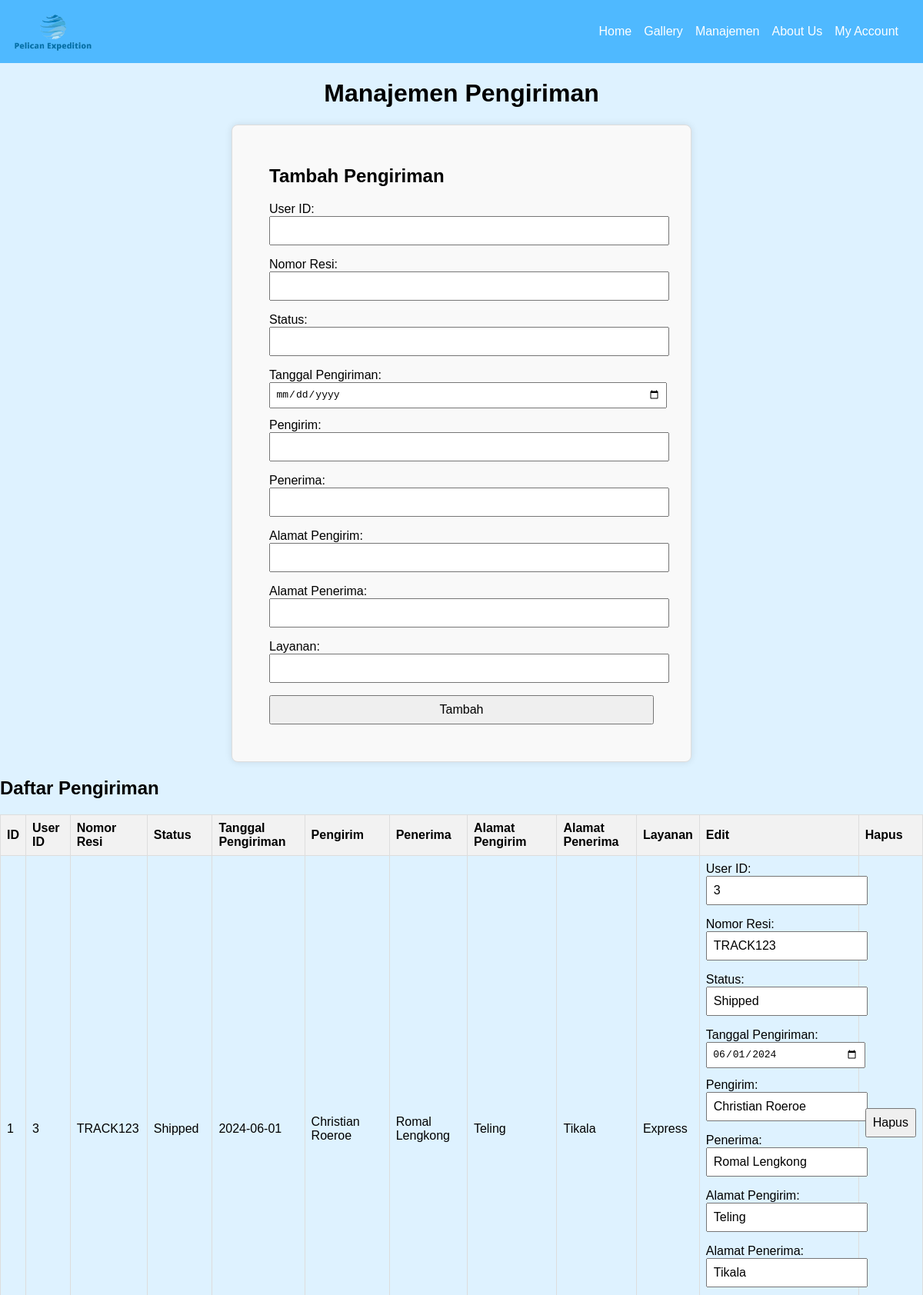
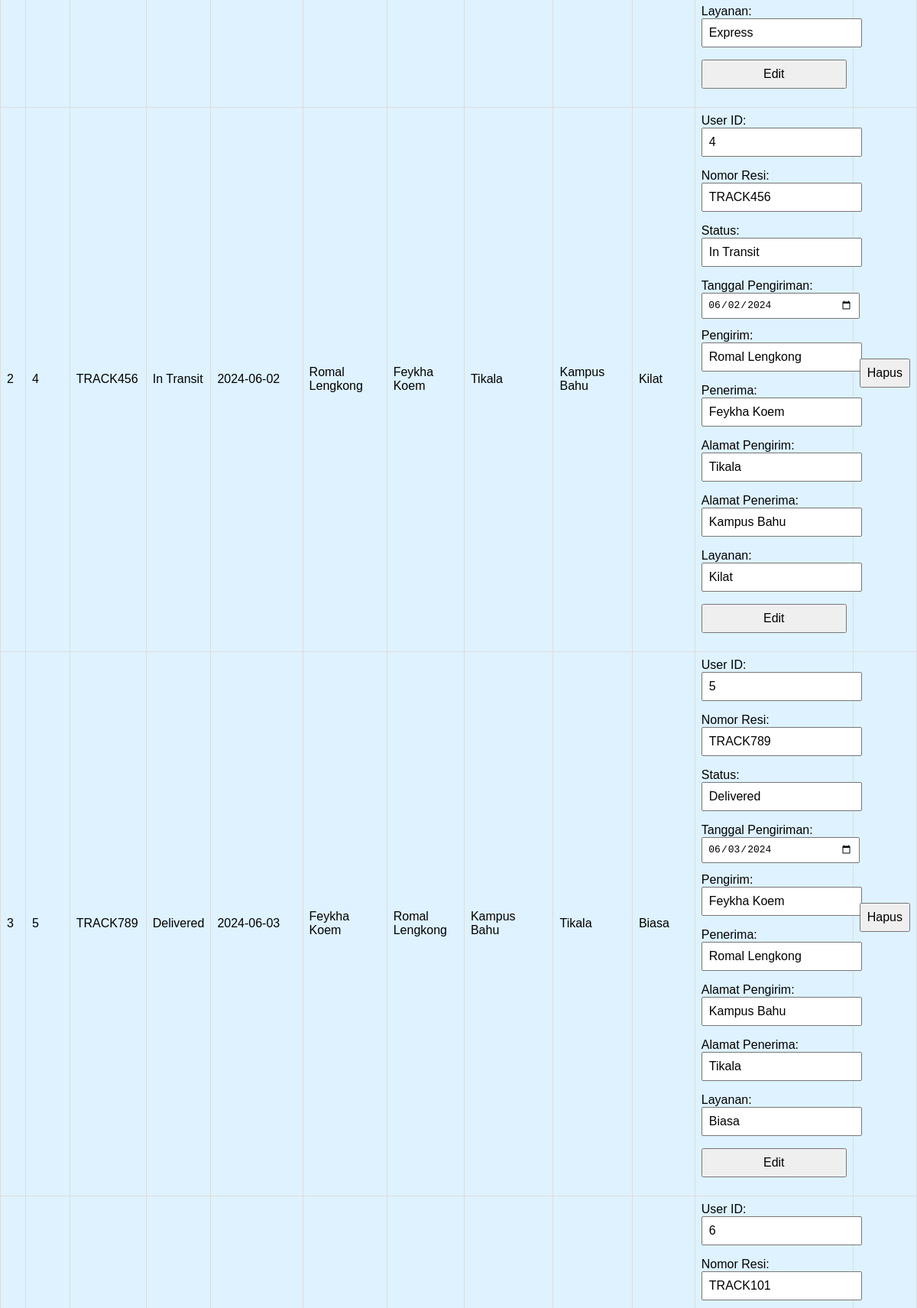
/manajemen_pengiriman.php (upper part), run on the app's committed database (2 pictures, top to bottom).
### tables this page shows
CREATE TABLE `shipments` (
  `id` int(11) NOT NULL,
  `user_id` int(11) NOT NULL,
  `tracking_number` varchar(50) NOT NULL,
  `status` varchar(50) NOT NULL,
  `shipment_date` date NOT NULL,
  `sender` varchar(100) NOT NULL,
  `receiver` varchar(100) NOT NULL,
  `sender_address` varchar(255) NOT NULL,
  `receiver_address` varchar(255) NOT NULL,
  `service` varchar(50) NOT NULL
);

### manajemen_pengiriman.php (the view, shortened to what this page needs)
<?php
require 'config.php';
$sql = "SELECT * FROM shipments";
$result = $conn->query($sql);
?>
<!DOCTYPE html>
<html lang="en">
<head>
    <link rel="stylesheet" href="css/style.css"/>
</head>
<body class="konten">
    <header class="main-menu">
        <div class="container">
            <img src="img/logo.png" alt="Pelican Expedition Logo" class="logo">
        </div>
        <nav>
            <ul>
                <li><a href="home_admin.php">Home</a></li>
                <li><a href="gallery_admin.php">Gallery</a></li>
                <li><a href="manajemen_pengiriman.php">Manajemen</a></li>
                <li><a href="contact.php">About Us</a></li>
                <li><a href="my_account_admin.php">My Account</a></li>
            </ul>
        </nav>
    </header>
    <div class="home">
        <h1>Manajemen Pengiriman</h1>
        <div class="form-container">
            <h2>Tambah Pengiriman</h2>
            <form method="post" action="manajemen_pengiriman.php">
                <label>User ID: <input type="text" name="user_id"label><br>
                <label>Nomor Resi: <input type="text" name="tracking_number"label><br>
                <label>Status: <input type="text" name="status"label><br>
                <label>Tanggal Pengiriman: <input type="date" name="shipment_date"label><br>
                <label>Pengirim: <input type="text" name="sender"label><br>
                <label>Penerima: <input type="text" name="receiver"label><br>
                <label>Alamat Pengirim: <input type="text" name="sender_address"label><br>
                <label>Alamat Penerima: <input type="text" name="receiver_address"label><br>
                <label>Layanan: <input type="text" name="service"label><br>
                <input type="submit" value="Tambah">
            </form>
        </div>
        <h2>Daftar Pengiriman</h2>
        <table class="shipment-table">
            <thead>
                <tr>
                    <th>ID</th>
                    <th>User ID</th>
                    <th>Nomor Resi</th>
                    <th>Status</th>
                    <th>Tanggal Pengiriman</th>
                    <th>Pengirim</th>
                    <th>Penerima</th>
                    <th>Alamat Pengirim</th>
                    <th>Alamat Penerima</th>
                    <th>Layanan</th>
                    <th>Edit</th>
                    <th>Hapus</th>
                </tr>
            </thead>
            <tbody>
                <?php
                if ($result->num_rows > 0) {
                    while ($row = $result->fetch_assoc()) {
                        echo "<tr>";
                        echo "<td>" . $row['id'] . "</td>";
                        echo "<td>" . $row['user_id'] . "</td>";
                        echo "<td>" . $row['tracking_number'] . "</td>";
                        echo "<td>" . $row['status'] . "</td>";
                        echo "<td>" . $row['shipment_date'] . "</td>";
                        echo "<td>" . $row['sender'] . "</td>";
                        echo "<td>" . $row['receiver'] . "</td>";
                        echo "<td>" . $row['sender_address'] . "</td>";
                        echo "<td>" . $row['receiver_address'] . "</td>";
                        echo "<td>" . $row['service'] . "</td>";
                        echo "<td>
                            <form method='post' action='manajemen_pengiriman.php'>
                                <input type='hidden' name='id' value='" . $row['id'] . "'>
                                <label>User ID: <input type='text' name='user_id' value='" . $row['user_id'] . "'></label><br>
                                <label>Nomor Resi: <input type='text' name='tracking_number' value='" . $row['tracking_number'] . "'></label><br>
                                <label>Status: <input type='text' name='status' value='" . $row['status'] . "'></label><br>
                                <label>Tanggal Pengiriman: <input type='date' name='shipment_date' value='" . $row['shipment_date'] . "'></label><br>
                                <label>Pengirim: <input type='text' name='sender' value='" . $row['sender'] . "'></label><br>
                                <label>Penerima: <input type='text' name='receiver' value='" . $row['receiver'] . "'></label><br>
                                <label>Alamat Pengirim: <input type='text' name='sender_address' value='" . $row['sender_address'] . "'></label><br>
                                <label>Alamat Penerima: <input type='text' name='receiver_address' value='" . $row['receiver_address'] . "'></label><br>
                                <label>Layanan: <input type='text' name='service' value='" . $row['service'] . "'></label><br>
                                <input type='submit' name='edit' value='Edit'>
                            </form>
                        </td>";
                        echo "<td>
                            <form method='post' action='manajemen_pengiriman.php'>
                                <input type='hidden' name='id_to_delete' value='" . $row['id'] . "'>
                                <input type='submit' name='hapus' value='Hapus'>
                            </form>
                        </td>";
                        echo "</tr>";
                    }
                } else {
                    echo "<tr><td colspan='12'>Tidak ada data pengiriman.</td></tr>";
                }
                ?>
            </tbody>
        </table>
    </div>

### css/style.css (style rules this page uses)
body { height: 100%; margin: 0; display: flex; flex-direction: column; padding: 0; font-family: Arial, sans-serif; }
.konten { display: flex; flex-direction: column; background-color: #def2ff; }
.konten h1 { text-align: center; }
.main-menu { background-color: #4fb9ff; padding: 1rem; position: relative; display: flex; justify-content: space-between; align-items: center; }
.main-menu .container { display: flex; align-items: center; }
.main-menu .logo { height: 50px; width: auto; margin-right: 1rem; }
.main-menu ul { list-style: none; margin: 0; padding: 0; display: flex; justify-content: center; text-align: center; }
.main-menu ul li { margin-right: 1rem; }
.main-menu a { color: #fff; text-decoration: none; }
.shipment-table { border-collapse: collapse; width: 100%; }
.shipment-table th, .shipment-table td { border: 1px solid #dddddd; padding: 8px; text-align: left; }
.shipment-table th { background-color: #f2f2f2; }
.form-container { background-color:#f9f9f9; padding: 2em 3em; margin: auto; border: 1px solid #ddd; border-radius: 8px; box-shadow: 0 0 10px rgba(0,0,0,0.1); max-width: 500px; width: 100%; text-align: left; }
form { flex-direction: column; }
label { margin-bottom: 0.5em; }
input, select, button { margin-bottom: 1em; padding: 0.5em; font-size: 1em; width: 100%; }

### data on the page
shipments: id "1", user "3", tracking_number "TRACK123", status "Shipped", shipment_date "2024-06-01", sender "Christian Roeroe", receiver "Romal Lengkong", sender_address "Teling", receiver_address "Tikala", service "Express", user_id "3", shipment_date "06/01/2024"
shipments: id "2", user "4", tracking_number "TRACK456", status "In Transit", shipment_date "2024-06-02", sender "Romal Lengkong", receiver "Feykha Koem", sender_address "Tikala", receiver_address "Kampus Bahu", service "Kilat", user_id "4", shipment_date "06/02/2024"
shipments: id "3", user "5", tracking_number "TRACK789", status "Delivered", shipment_date "2024-06-03", sender "Feykha Koem", receiver "Romal Lengkong", sender_address "Kampus Bahu", receiver_address "Tikala", service "Biasa", user_id "5", shipment_date "06/03/2024"
shipments: user_id "6", tracking_number "TRACK101"
